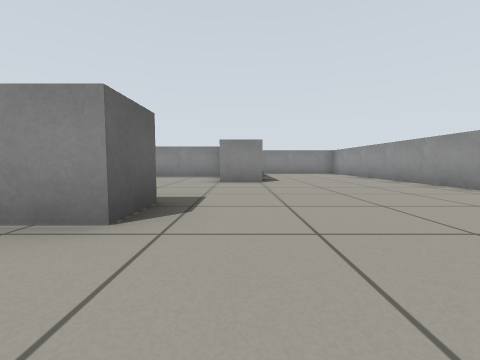
view 1 (above)

18 first-person views from a walk through a world built for the Gazebo simulator. The camera is 0.45 m above the floor, tilts 4° down and sees 90° across. The floor is counted in squares, 1 m on a side. Each view is taken from the middle of a square. On the plan, view 1 faces up. The plan holds only what a view shows up to about 9 squares ahead; the rest is blank. Robots are left out.

view 2
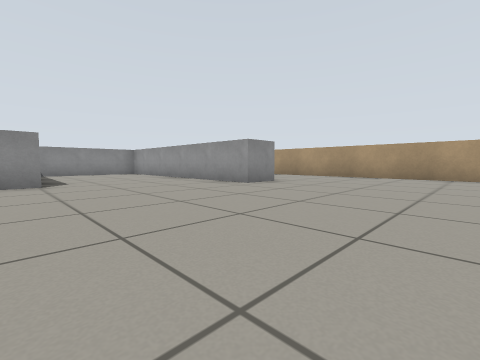

view 3
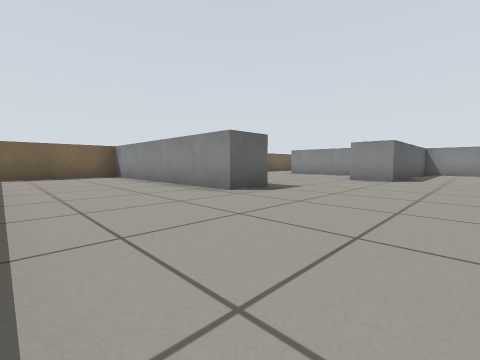

view 4
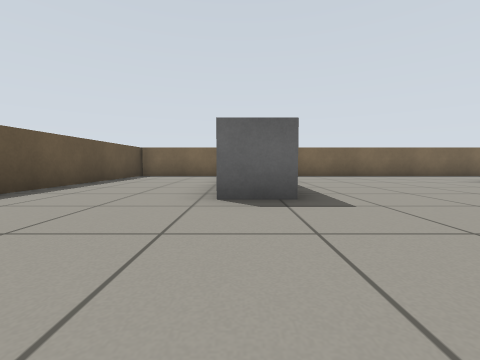

view 5
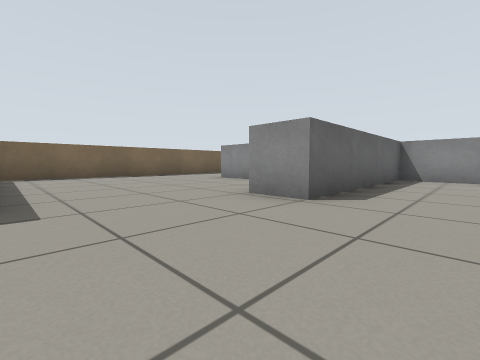

view 6
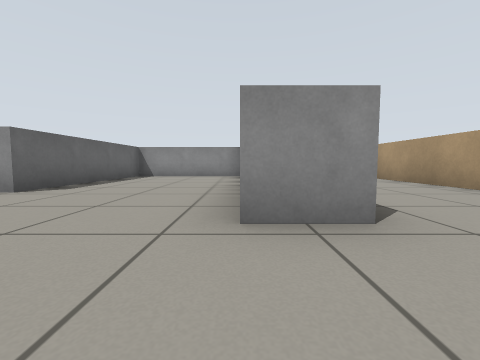

view 7
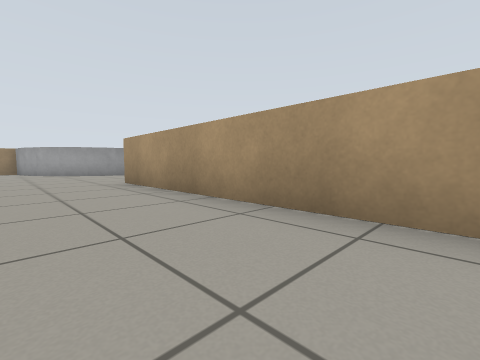

view 8
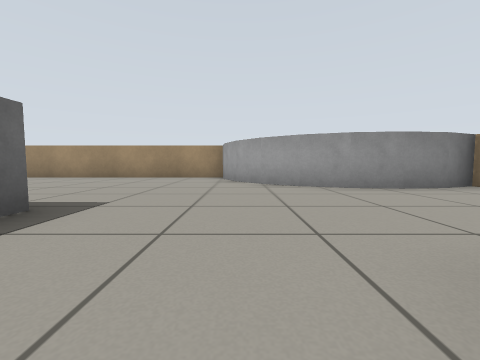

view 9
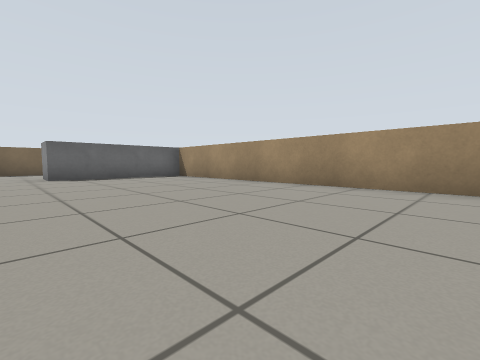

view 10
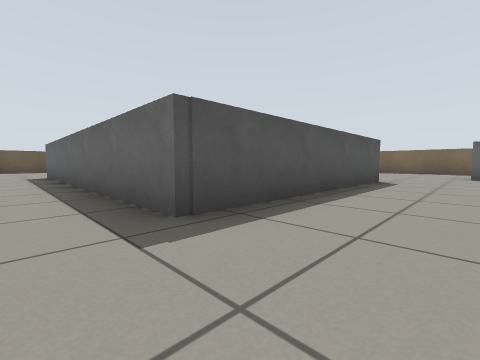

view 11
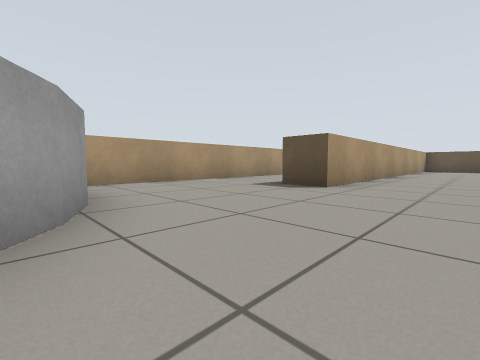

view 12
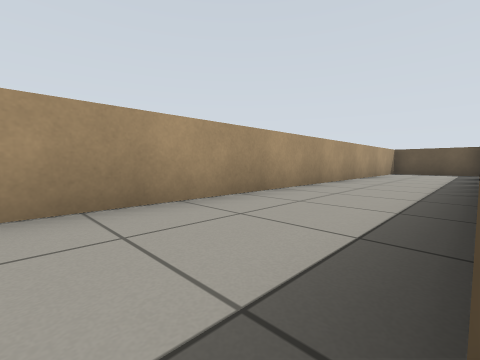

view 13
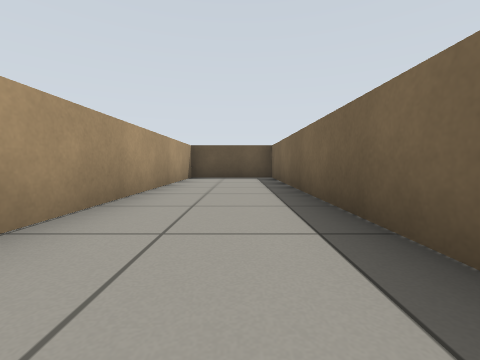

view 14
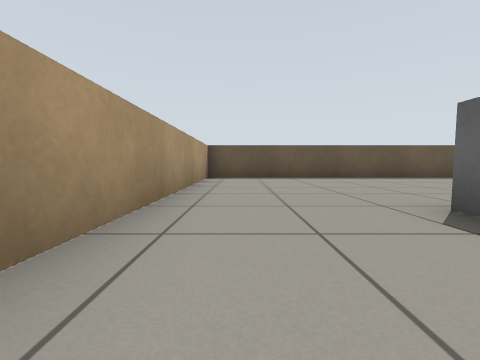

view 15
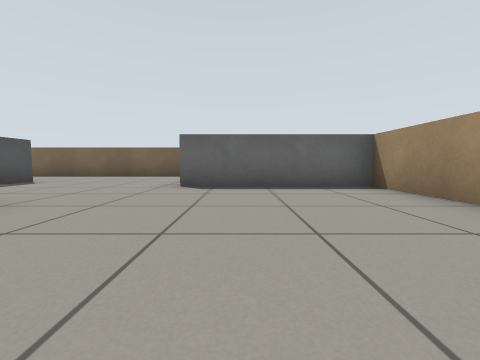

view 16
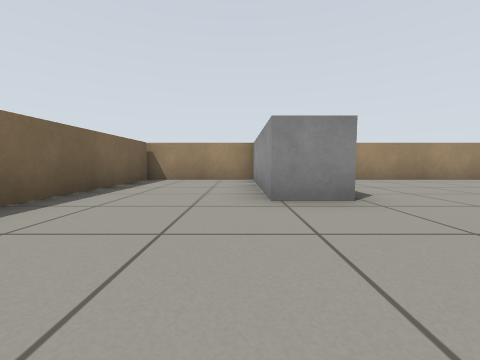

view 17
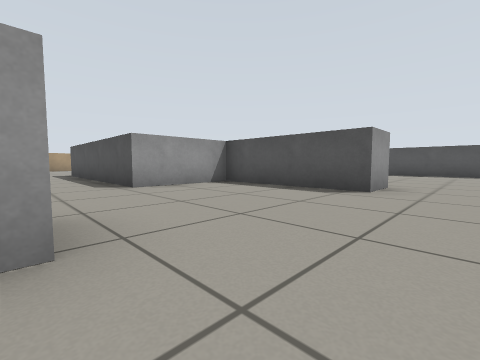

view 18
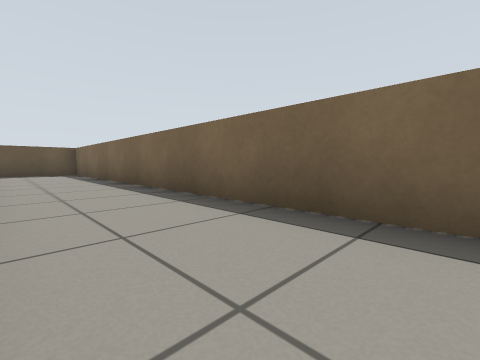

### Floor plan
Key: @ floor where view 1 was taken; # wall or solid block; . floor; B grey box; C grey cylinder.
Columns run from 7 left of view 1 to 12 right of it. Each row starts with its distance up from view 1.
 17 ##############
 16 #...B.........C
 15 #...B.........C
 14 #...B..........CC C#
 13 #...B............C.#
 12 #..................#
 11 #......BBBBBB......#
 10 #......B...BB......#
  9 #..BBBBB...BB..##..#
  8 #..BBBBB...BB..##..#
  7 #......B...BB..##..#
  6 #......B...BB..##..#
  5 #..........BB..##..#
  4 #..........BB..##..#
  3 #..............##..#
  2 BBBBBBB........##..#
  1 #..............##..#
  0 #......@.......##..#
 -1 #..............##..#
 -2 ####################

Where each view was taken, in squares from view 1:
view 1: 0 up, 0 right, facing up
view 2: 0 up, 0 right, facing up-right
view 3: 1 down, 2 right, facing up-left
view 4: 2 up, 2 right, facing left
view 5: 3 up, 2 right, facing up-left
view 6: 2 up, 4 right, facing up
view 7: 4 up, 6 right, facing up-right
view 8: 9 up, 7 right, facing up
view 9: 12 up, 5 right, facing up-left
view 10: 13 up, 6 right, facing down-left
view 11: 14 up, 6 right, facing down-right
view 12: 10 up, 9 right, facing down-right
view 13: 6 up, 10 right, facing down
view 14: 6 up, 7 right, facing down
view 15: 14 up, 2 right, facing left
view 16: 10 up, 4 left, facing up
view 17: 13 up, 5 left, facing down-right
view 18: 9 up, 11 right, facing down-left
